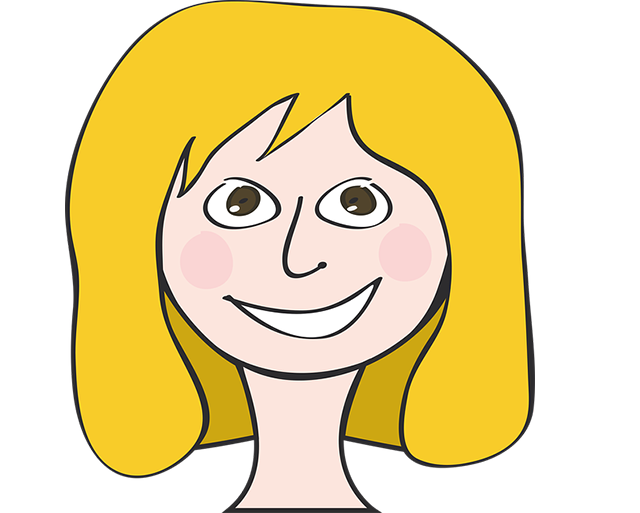
#> input picture images/eight.png, 640 x 513 px; its folder holds 4 pictures in this run
$ python main.py   (older library calls are emulated)
#> lines starting #> are read from the running program, lines starting #| are printed output that depends on the picture; after the words box and inside, x2 and y2 are one past the last pixel; in counts of white or black regions, pixels touching at a corner belong together
import cv2
import math
import os
import numpy as np

# Get user supplied values
cascPath = "haar.xml"

# Create the haar cascade
faceCascade = cv2.CascadeClassifier(cascPath)
dir = "./images/"
dir_list = os.listdir(dir)

files = dir_list
all_images = []

for i in files:
  # Read the image
  image = cv2.imread(dir + i)
#> image is the input picture: shape (513, 640, 3); mean B, G, R 158.9, 217.8, 237.2
  gray = cv2.cvtColor(image, cv2.COLOR_BGR2GRAY)
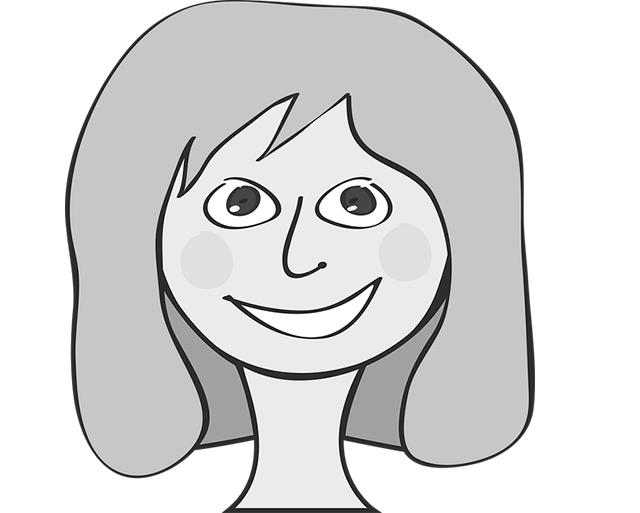
#> gray: shape (513, 640); min 0, max 255, mean 217
  # Detect faces in the image
  faces = faceCascade.detectMultiScale(
      gray,
      scaleFactor=1.1,
      minNeighbors=5,
      minSize=(30, 30),
      #flags = cv2.cv.CV_HAAR_SCALE_IMAGE
  )
#> faces = [[166, 114, 242, 242]]

  # Draw a rectangle around the faces
  for (x, y, w, h) in faces:
      cv2.rectangle(image, (x, y), (x+w, y+h), (0, 255, 0), 2)
#> this loop made 1 pass
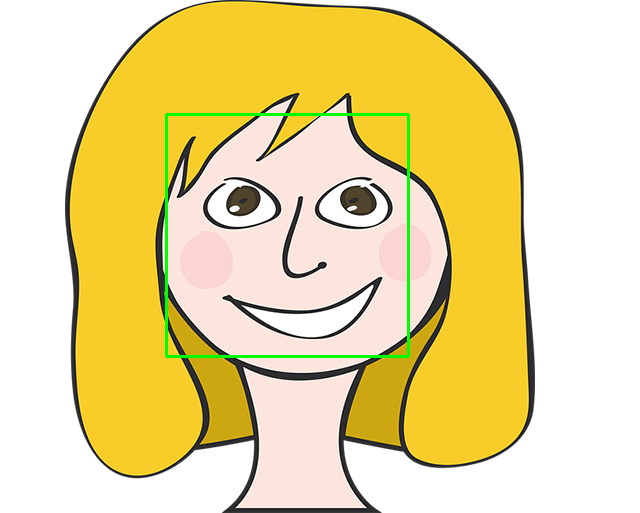
#> image: shape (513, 640, 3); 0.88% of pixels changed, all inside (x1, y1, x2, y2) = (165, 113, 410, 358)

  all_images += [image]
#> pass 2 of the loop `for i in files:`:
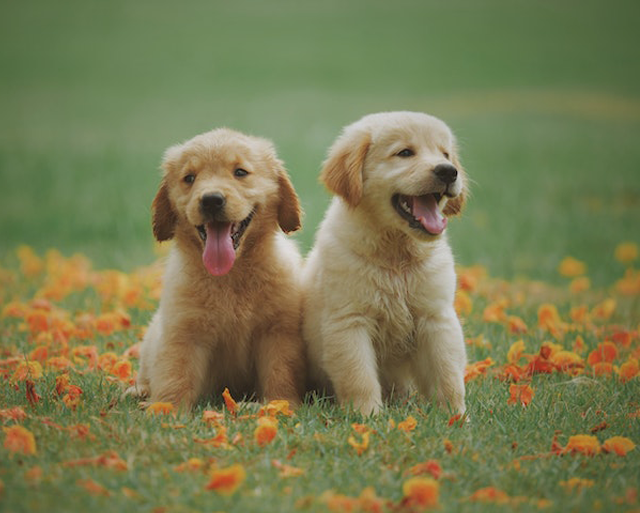
#> input picture images/eleven.png, 640 x 513 px
#> image is the input picture: shape (513, 640, 3); mean B, G, R 80.8, 122.9, 121.8
#> `gray = cv2.cvtColor(image, cv2.COLOR_BGR2GRAY)`:
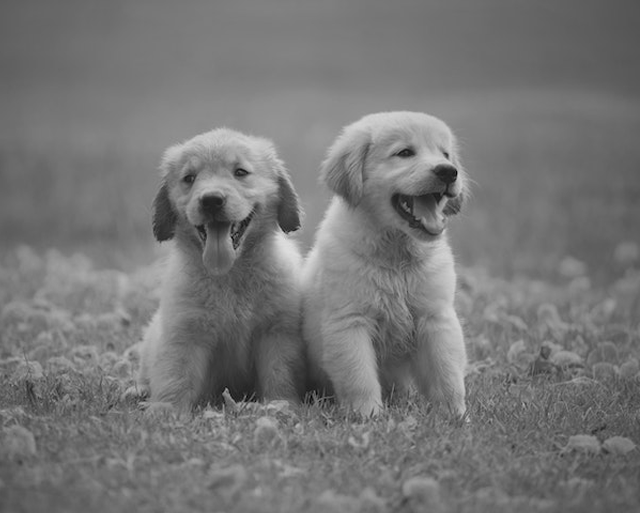
#> gray: shape (513, 640); min 0, max 227, mean 117.8
#> faces = ()
#> pass 3 of the loop `for i in files:`:
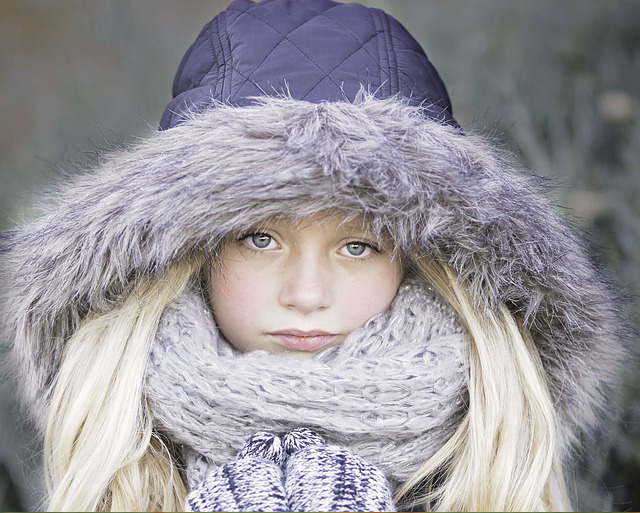
#> input picture images/five.png, 640 x 513 px
#> image is the input picture: shape (513, 640, 3); mean B, G, R 155.1, 149.3, 152.7
#> `gray = cv2.cvtColor(image, cv2.COLOR_BGR2GRAY)`:
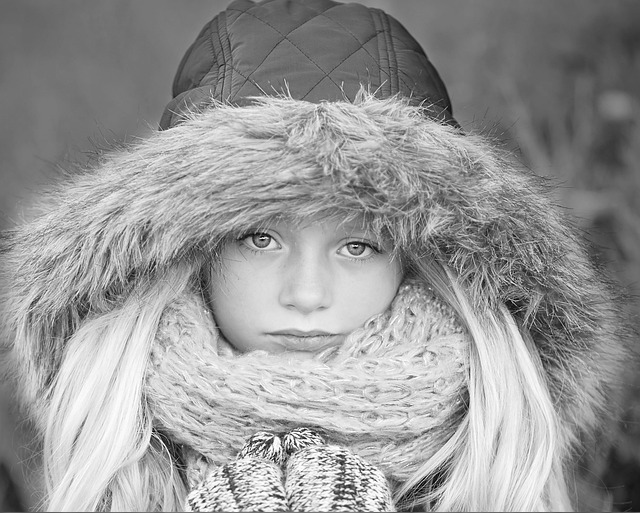
#> gray: shape (513, 640); min 0, max 255, mean 151
#> the loop made 4 passes; the first 3 are shown


# all_images = [all_images[2], all_images[1]]

w = 0
#> w = 0
h = 0
for image in all_images:
  h1, w1 = image.shape[:2]
  print(w1)
  w += w1
  h = max(h, h1)

w//=3
vis = np.zeros((h*3, w,3), np.uint8)

wink = 0
hink = 0
i = 0
for image in all_images:
  row = 0
  row = math.floor(i/4) +1
  if i/4 == math.floor(i/4):
    wink = 0
  print(row)
  h2, w2 = image.shape[:2]
#> (the run stopped early here; a loop or call above may not have finished)
